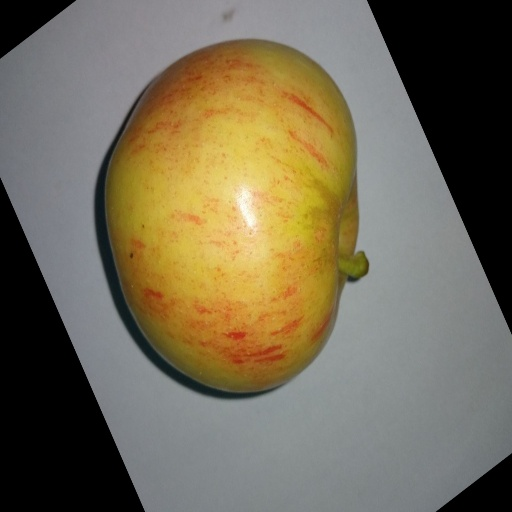
#> input picture Fresh1/Fresh_1.jpg, 512 x 512 px, found by its file name; its folder holds only this picture in this run
$ python Seq_EdgeDetection.py   (older library calls are emulated)
#> lines starting #> are read from the running program, lines starting #| are printed output that depends on the picture
#> the answer given: 1
# ==================== SEQ_EDGEDETECTION.PY - REFINED ====================
# Edge Detection Module for Fruit Grading System

import cv2
import sys
import numpy as np
import os

def Edge_Get(source):
    """
    Apply Sobel edge detection and overlay on original image.

    This function enhances fruit boundaries for better YOLO detection.

    Parameters:
    -----------
    source : str
        Path to input image (supports Windows paths with backslashes)

    Returns:
    --------
    numpy.ndarray : Edge-enhanced image, or None if loading fails

    Example:
    --------
    edge_img = Edge_Get("C:/Users/jeffy/Fresh1/apple.jpg")
    """
    # Handle Windows paths properly
    source = os.path.normpath(source)

    # Read original image
    img = cv2.imread(source)
#> img is the input picture: shape (512, 512, 3); mean B, G, R 86.6, 107.7, 116.5

    if img is not None:
        img_height, img_width, channels = img.shape
#> img_height = 512; img_width = 512; channels = 3

        # Read as grayscale for edge detection
        img_gray = cv2.imread(source, cv2.IMREAD_GRAYSCALE)
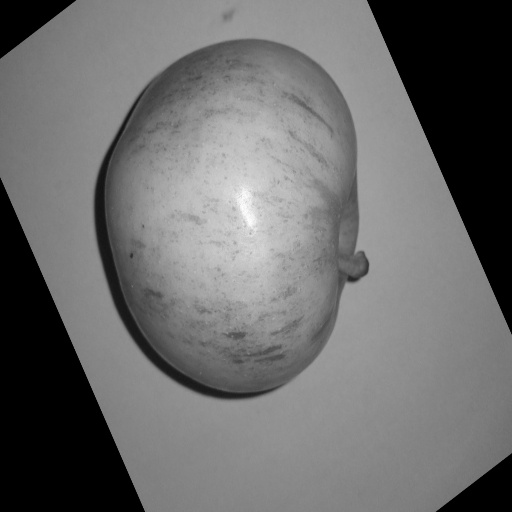
#> img_gray: shape (512, 512); min 0, max 255, mean 107.9

        if img_gray is None:
            print(f"Warning: Could not read image as grayscale: {source}")
            return None

        # Apply Sobel operator for edge detection
        # Horizontal edges (changes in x-direction)
        sobelx = cv2.Sobel(img_gray, cv2.CV_64F, 1, 0, ksize=3)
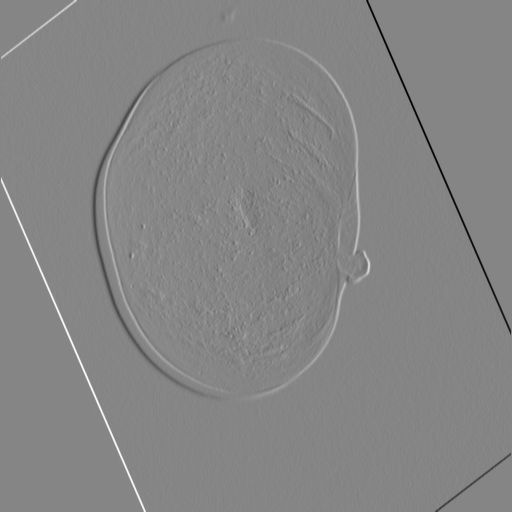
#> sobelx: shape (512, 512) float64; min -575, max 523, mean 0; drawn with min black and max white

        # Vertical edges (changes in y-direction)
        sobely = cv2.Sobel(img_gray, cv2.CV_64F, 0, 1, ksize=3)
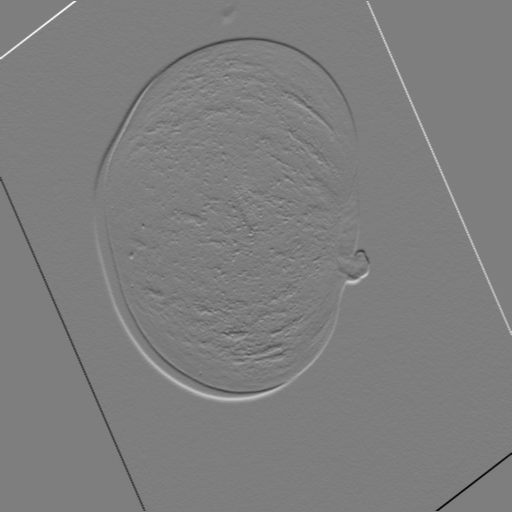
#> sobely: shape (512, 512) float64; min -422, max 429, mean -0.1; drawn with min black and max white

        # Compute gradient magnitude (combines horizontal and vertical edges)
        gradient_magnitude = cv2.magnitude(sobelx, sobely)
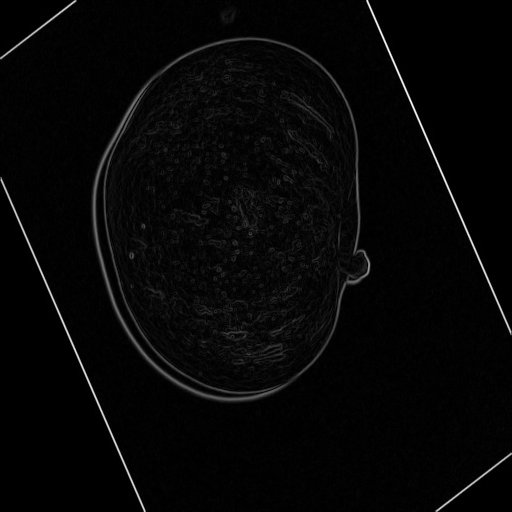
#> gradient_magnitude: shape (512, 512) float64; min 0, max 634.8, mean 16.4; drawn with min black and max white

        # Convert to uint8 for display
        gradient_magnitude = cv2.convertScaleAbs(gradient_magnitude)
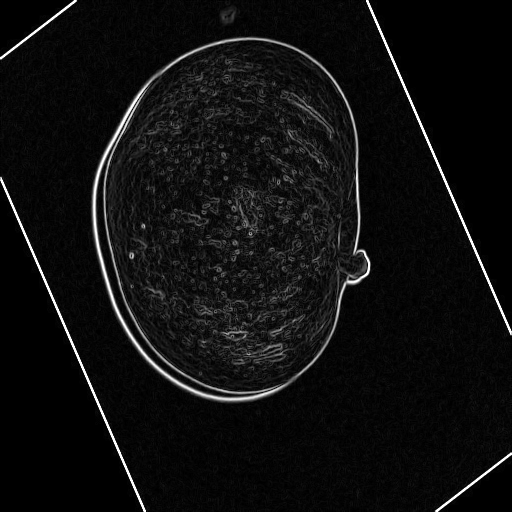
#> gradient_magnitude: shape (512, 512); min 0, max 255, mean 15.1

        # Initialize output array
        gm = np.zeros(gradient_magnitude.shape, gradient_magnitude.dtype)

        # Edge De-amplification (reduce intensity to 25% for subtle overlay)
        for y in range(gradient_magnitude.shape[0]):
            gm[y] = np.clip(0.25 * gradient_magnitude[y], 0, 255)

        # Convert grayscale edges to RGB for overlay
        gradient_magnitude_2 = cv2.cvtColor(gm, cv2.COLOR_GRAY2RGB)

        # Overlay edges on original image using bitwise OR
        img = cv2.bitwise_or(img, gradient_magnitude_2)

        return img

    else:
        print(f"Error: Could not load image: {source}")
        return None


def Edge_Get_Batch(input_dir, output_dir):
    """
    Apply edge detection to all images in a directory.

    Parameters:
    -----------
    input_dir : str
        Directory containing input images
    output_dir : str
        Directory to save edge-enhanced images

    Returns:
    --------
    int : Number of images processed
    """
    # Create output directory if it doesn't exist
    os.makedirs(output_dir, exist_ok=True)

    processed_count = 0

    # Supported image formats
    image_extensions = ('.jpg', '.jpeg', '.png', '.bmp', '.tiff')

    # Process all images in directory
    for filename in os.listdir(input_dir):
        if filename.lower().endswith(image_extensions):
            input_path = os.path.join(input_dir, filename)
            output_path = os.path.join(output_dir, filename)

            # Apply edge detection
            edge_enhanced = Edge_Get(input_path)

            if edge_enhanced is not None:
                cv2.imwrite(output_path, edge_enhanced)
                processed_count += 1
                print(f"✓ Processed: {filename}")
            else:
                print(f"✗ Failed: {filename}")

    return processed_count


# ==================== TEST/DEBUG CODE ====================
# This block only runs when you execute this file directly
# It will NOT run when imported by main.py
if __name__ == "__main__":
    print("="*60)
    print("EDGE DETECTION MODULE - TEST MODE")
    print("="*60)
    print("\nImage Naming Convention:")
    print("  Fresh: Fresh_1 to Fresh_40")
    print("  Rotten: Rotten_1 to Rotten_40")

    # Test directories (using your actual paths)
    test_fresh_dir = os.path.join("C:\\", "Users", "jeffy", "OneDrive", "Documents", "VisualStudioCode", "DIPGroupAssignment", "Fresh1")
    test_rotten_dir = os.path.join("C:\\", "Users", "jeffy", "OneDrive", "Documents", "VisualStudioCode", "DIPGroupAssignment", "Rotten1")

    print("\nSelect test mode:")
    print("1. Test Fresh_1 (First Fresh Apple)")
    print("2. Test Rotten_1 (First Rotten Apple)")
    print("3. Test batch processing All Fresh Apples (Fresh_1 to Fresh_40)")
    print("4. Test batch processing All Rotten Apples (Rotten_1 to Rotten_40)")
    print("5. Test specific image (e.g., Fresh_5 or Rotten_15)")
    print("6. Exit")

    choice = input("\nEnter choice (1-6): ").strip()

    if choice == '1':
        # Test Fresh_1
        if os.path.exists(test_fresh_dir):
            found = False
            for ext in ['.jpg', '.jpeg', '.png', '.bmp']:
                test_image = os.path.join(test_fresh_dir, f"Fresh_1{ext}")
                if os.path.exists(test_image):
                    print(f"\nTesting with: Fresh_1{ext}")
                    result = Edge_Get(test_image)

                    if result is not None:
                        print(f"✓ Edge detection successful")
                        print(f"  Image shape: {result.shape}")
#|   Image shape: (512, 512, 3)

                        # Display the result
                        cv2.imshow("Edge Detection - Fresh_1", result)
                        cv2.waitKey(0)
                        cv2.destroyAllWindows()
                    else:
                        print(f"✗ Edge detection failed")
                    found = True
                    break

            if not found:
                print(f"✗ Fresh_1 not found with any common extension (.jpg, .jpeg, .png, .bmp)")
        else:
            print(f"✗ Directory not found: {test_fresh_dir}")

    elif choice == '2':
        # Test Rotten_1
        if os.path.exists(test_rotten_dir):
            found = False
            for ext in ['.jpg', '.jpeg', '.png', '.bmp']:
                test_image = os.path.join(test_rotten_dir, f"Rotten_1{ext}")
                if os.path.exists(test_image):
                    print(f"\nTesting with: Rotten_1{ext}")
                    result = Edge_Get(test_image)

                    if result is not None:
                        print(f"✓ Edge detection successful")
                        print(f"  Image shape: {result.shape}")

                        # Display the result
                        cv2.imshow("Edge Detection - Rotten_1", result)
                        cv2.waitKey(0)
                        cv2.destroyAllWindows()
                    else:
                        print(f"✗ Edge detection failed")
                    found = True
                    break

            if not found:
                print(f"✗ Rotten_1 not found with any common extension (.jpg, .jpeg, .png, .bmp)")
        else:
            print(f"✗ Directory not found: {test_rotten_dir}")

    elif choice == '3':
        # Batch test fresh apples
        output_dir = r"C:\Users\jeffy\OneDrive\Documents\VisualStudioCode\DIPGroupAssignment\TestOutput\Fresh"

        print(f"\nBatch processing Fresh apples...")
        print(f"Input: {test_fresh_dir}")
        print(f"Output: {output_dir}")

        if os.path.exists(test_fresh_dir):
            count = Edge_Get_Batch(test_fresh_dir, output_dir)
            print(f"\n✓ Processed {count} fresh apple images")
        else:
            print(f"✗ Directory not found: {test_fresh_dir}")

    elif choice == '4':
        # Batch test rotten apples
        output_dir = r"C:\Users\jeffy\OneDrive\Documents\VisualStudioCode\DIPGroupAssignment\TestOutput\Rotten"

        print(f"\nBatch processing Rotten apples (Rotten_1 to Rotten_40)...")
        print(f"Input: {test_rotten_dir}")
        print(f"Output: {output_dir}")

        if os.path.exists(test_rotten_dir):
            count = Edge_Get_Batch(test_rotten_dir, output_dir)
            print(f"\n✓ Processed {count} rotten apple images")
        else:
            print(f"✗ Directory not found: {test_rotten_dir}")

    elif choice == '5':
        # Test specific image
        category = input("\nEnter category (Fresh/Rotten): ").strip().capitalize()
        number = input("Enter number (1-40): ").strip()

        if category in ['Fresh', 'Rotten'] and number.isdigit() and 1 <= int(number) <= 40:
            base_dir = test_fresh_dir if category == 'Fresh' else test_rotten_dir

            found = False
            for ext in ['.jpg', '.jpeg', '.png', '.bmp']:
                test_image = os.path.join(base_dir, f"{category}_{number}{ext}")
                if os.path.exists(test_image):
                    print(f"\nTesting with: {category}_{number}{ext}")
                    result = Edge_Get(test_image)

                    if result is not None:
                        print(f"✓ Edge detection successful")
                        print(f"  Image shape: {result.shape}")

                        # Display the result
                        cv2.imshow(f"Edge Detection - {category}_{number}", result)
                        cv2.waitKey(0)
                        cv2.destroyAllWindows()
                    else:
                        print(f"✗ Edge detection failed")
                    found = True
                    break

            if not found:
                print(f"✗ {category}_{number} not found with any common extension")
        else:
            print("✗ Invalid input. Category must be Fresh/Rotten, number must be 1-40")

    elif choice == '6':
        print("\nExiting...")

    else:
        print("\n✗ Invalid choice!")

    # Exit after testing
    sys.exit(0)
#> (the program exits here)
